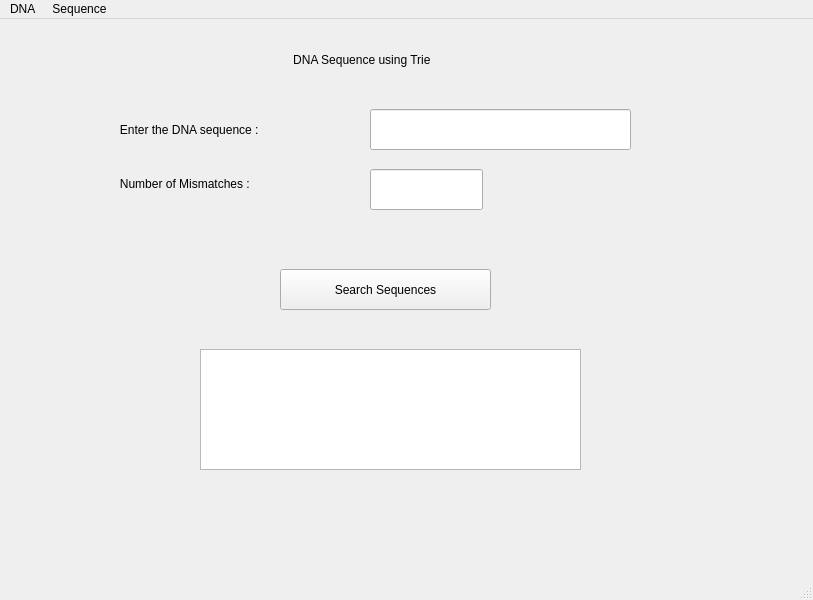
<?xml version="1.0" encoding="UTF-8"?>
<ui version="4.0">
 <class>MainWindow</class>
 <widget class="QMainWindow" name="MainWindow">
  <property name="geometry">
   <rect>
    <x>0</x>
    <y>0</y>
    <width>813</width>
    <height>600</height>
   </rect>
  </property>
  <property name="windowTitle">
   <string>MainWindow</string>
  </property>
  <widget class="QWidget" name="centralwidget">
   <widget class="QLineEdit" name="lineEdit_sequence">
    <property name="geometry">
     <rect>
      <x>370</x>
      <y>90</y>
      <width>261</width>
      <height>41</height>
     </rect>
    </property>
    <property name="text">
     <string/>
    </property>
   </widget>
   <widget class="QLineEdit" name="lineEdit_mismatches">
    <property name="geometry">
     <rect>
      <x>370</x>
      <y>150</y>
      <width>113</width>
      <height>41</height>
     </rect>
    </property>
    <property name="text">
     <string/>
    </property>
   </widget>
   <widget class="QPushButton" name="pushButton_search">
    <property name="geometry">
     <rect>
      <x>280</x>
      <y>250</y>
      <width>211</width>
      <height>41</height>
     </rect>
    </property>
    <property name="text">
     <string>Search Sequences</string>
    </property>
   </widget>
   <widget class="QTextEdit" name="textEdit_results">
    <property name="geometry">
     <rect>
      <x>200</x>
      <y>330</y>
      <width>381</width>
      <height>121</height>
     </rect>
    </property>
   </widget>
   <widget class="QLabel" name="label">
    <property name="geometry">
     <rect>
      <x>210</x>
      <y>10</y>
      <width>331</width>
      <height>61</height>
     </rect>
    </property>
    <property name="text">
     <string>                         DNA Sequence using Trie</string>
    </property>
   </widget>
   <widget class="QLabel" name="label_2">
    <property name="geometry">
     <rect>
      <x>30</x>
      <y>139</y>
      <width>331</width>
      <height>51</height>
     </rect>
    </property>
    <property name="text">
     <string>                           Number of Mismatches :</string>
    </property>
   </widget>
   <widget class="QLabel" name="label_3">
    <property name="geometry">
     <rect>
      <x>30</x>
      <y>80</y>
      <width>341</width>
      <height>61</height>
     </rect>
    </property>
    <property name="text">
     <string>                           Enter the DNA sequence :</string>
    </property>
   </widget>
  </widget>
  <widget class="QMenuBar" name="menubar">
   <property name="geometry">
    <rect>
     <x>0</x>
     <y>0</y>
     <width>813</width>
     <height>36</height>
    </rect>
   </property>
   <widget class="QMenu" name="menuDNA">
    <property name="title">
     <string>DNA </string>
    </property>
   </widget>
   <widget class="QMenu" name="menuSequence">
    <property name="title">
     <string>Sequence</string>
    </property>
   </widget>
   <addaction name="menuDNA"/>
   <addaction name="menuSequence"/>
  </widget>
  <widget class="QStatusBar" name="statusbar"/>
 </widget>
 <resources/>
 <connections/>
</ui>
